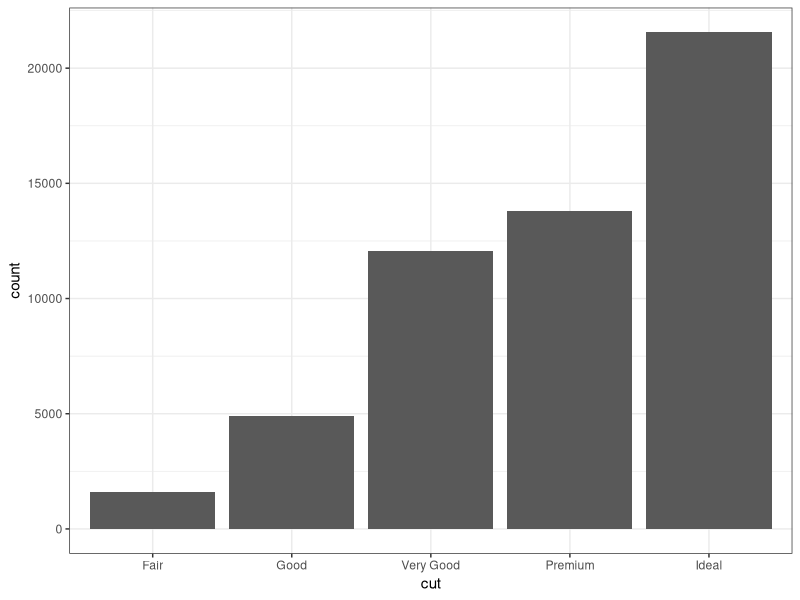
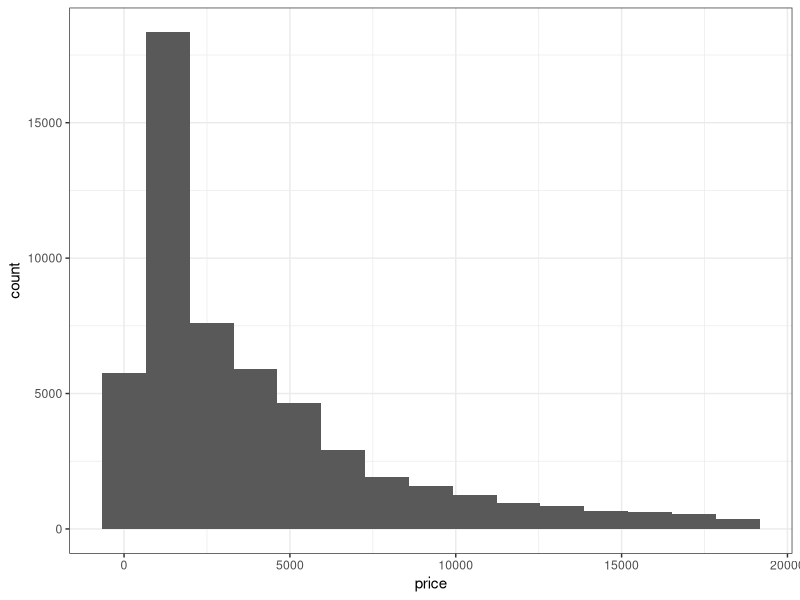
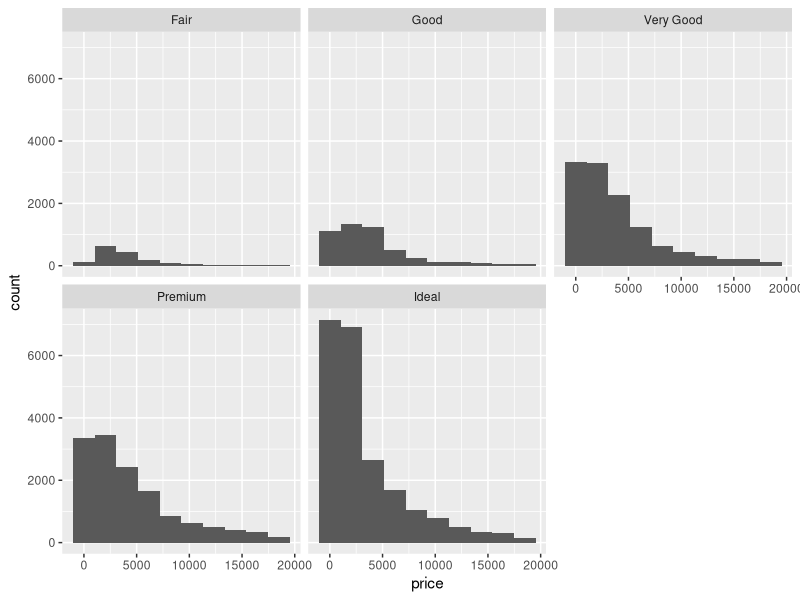
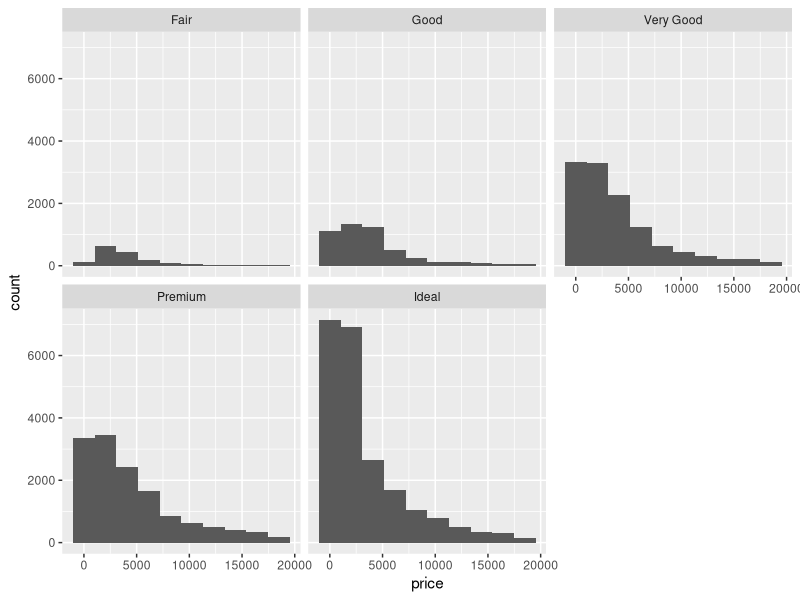
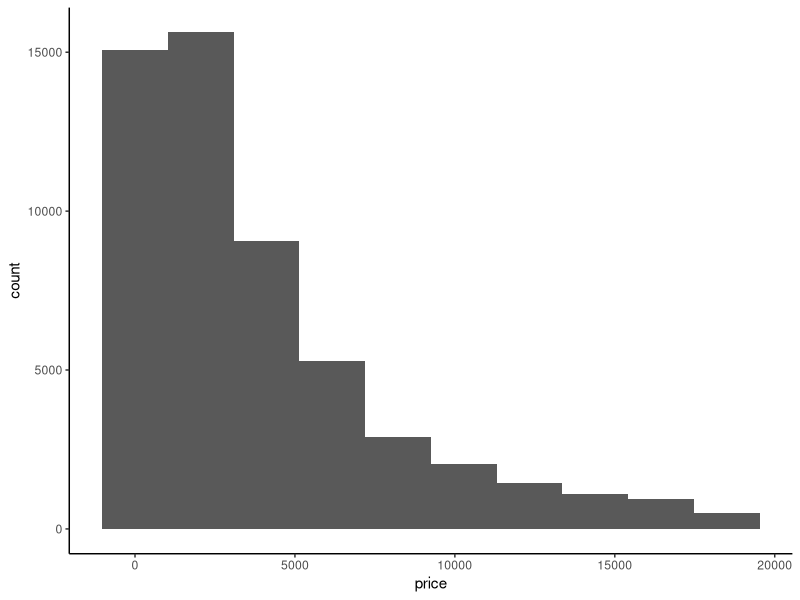
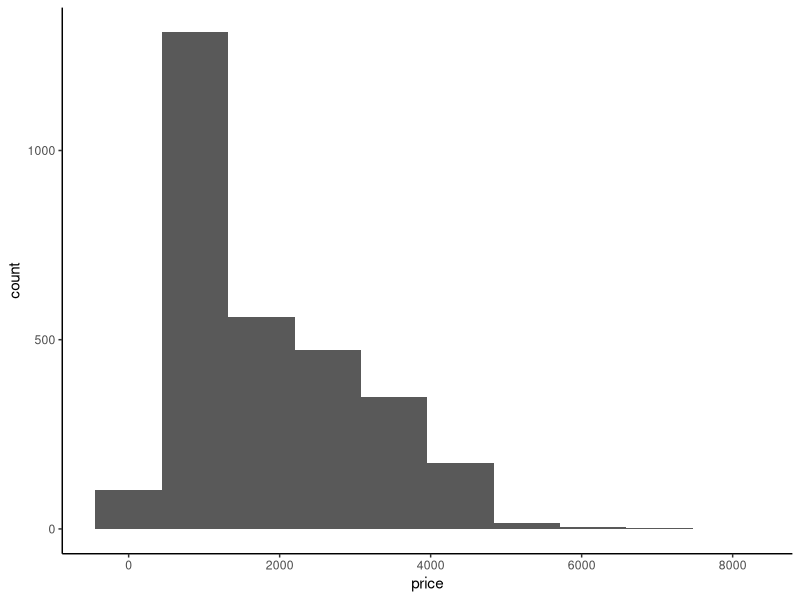

These charts were generated, in order, by the following R code:
#Variation
#Tendency
#Each variable has its own pattern of variation
#The best way to understand that pattern is to visualize the distribution
#of the variables's values
##Two types of variables: categorical and numerical
##Categorical: a bar plot
library(ggplot2)
data("diamonds")

#Q1: How does the cut variable distributed in the diamonds data
ggplot(data=diamonds, aes(x=cut)) + 
  geom_bar() + 
  theme_bw()

#Q2: How does the price disytribute?
ggplot(data=diamonds, aes(x=price))+
  geom_histogram(bins=15)+
  theme_bw()

#Q3: How does price distribute differently for different cut?
ggplot(data=diamonds, aes(x=price, group=cut))+
  geom_histogram(bins=10)+
  facet_wrap(~cut,nrow = 2)

ggplot(data=diamonds, aes(x=price))+
  geom_histogram(bins=10)+
  facet_wrap(~cut,nrow = 2) #same answer as above, without 'group'

#Q4: For the diamonds with less than 1 carat, how does the price distribute?
library(dplyr)
diamonds %>% 
  ggplot(.,aes(x=price))+
  geom_histogram(bins = 10)+
  theme_classic()

#Q5: For the diamonds less than 1 carat, cut being good,
#how does the price distribute?
diamonds %>%
  filter(carat<1, cut=="Good") %>% 
  ggplot(.,aes(x=price))+
  geom_histogram(bins=10)+
  theme_classic()

#Q6: How many obs. for each type of cut?
diamonds %>% 
  count(cut)





